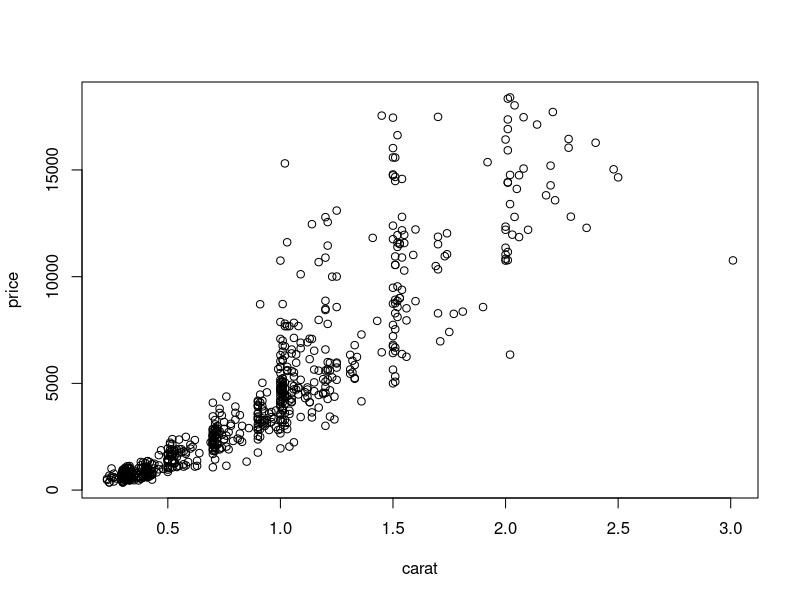
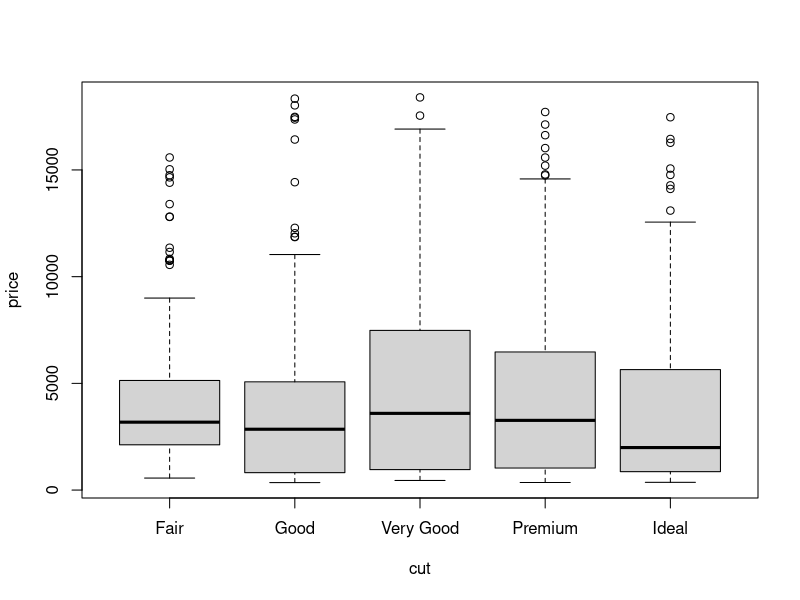
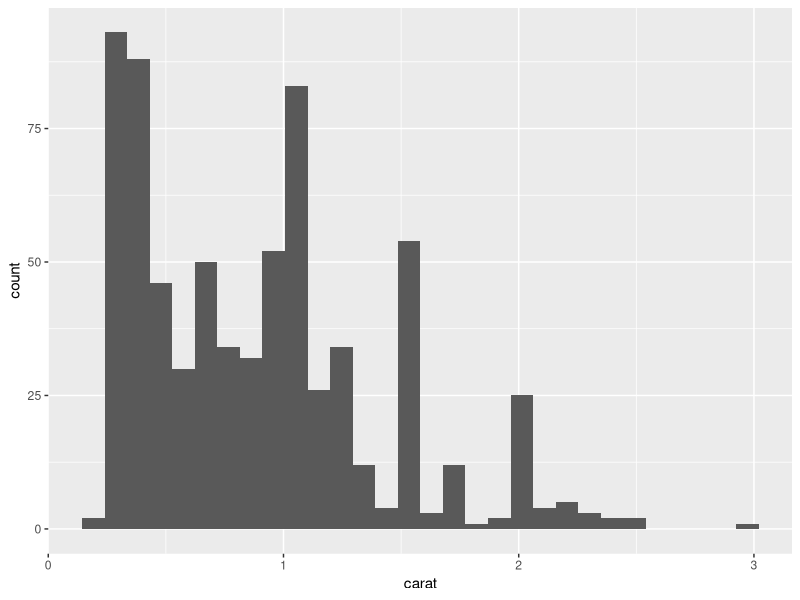
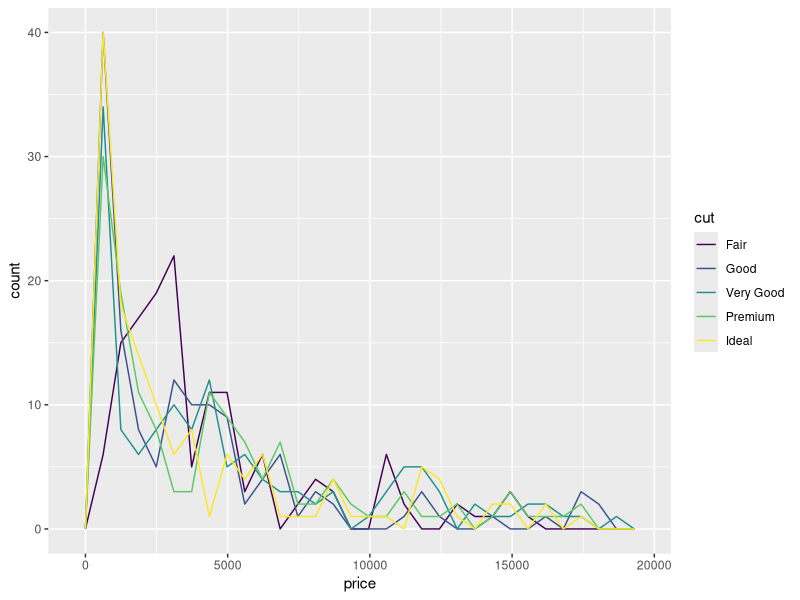
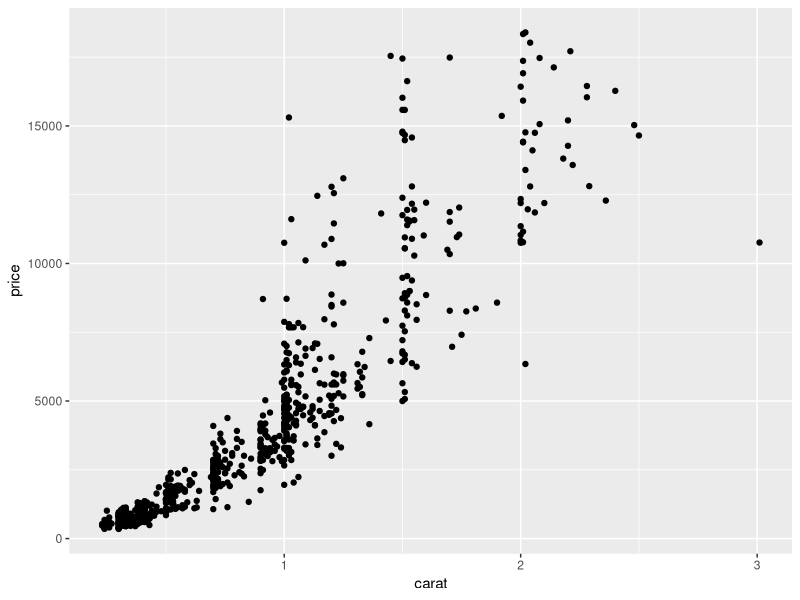
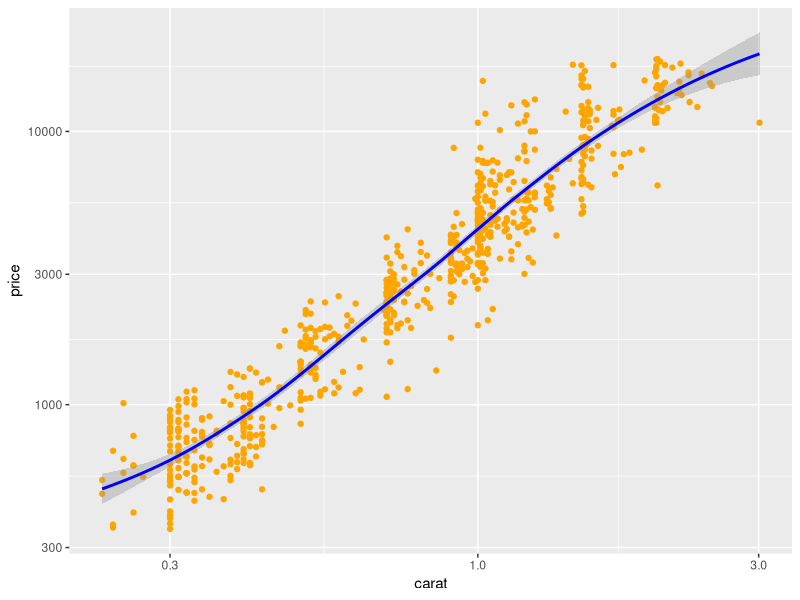
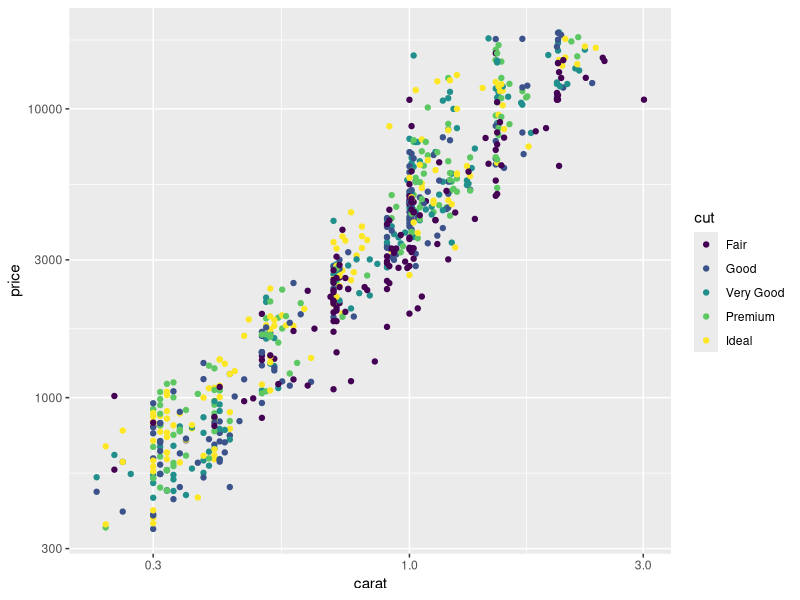
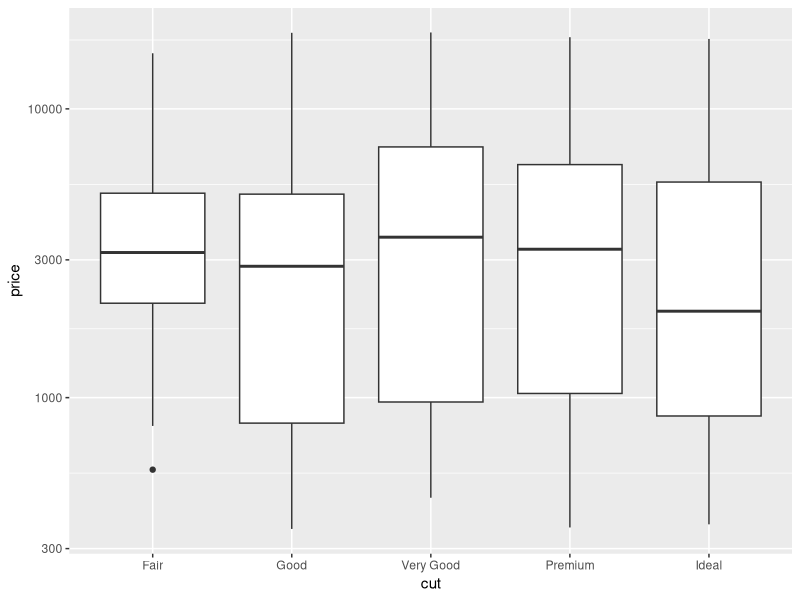

Generate these figures, in order, with R:
#install.packages("ggplot2")
library("ggplot2")


# used for reproducibility
set.seed(1289)
data(diamonds, package = "ggplot2")

# randomly sample 20 observations per group defined by color & cut
diam <- diamonds |> dplyr::slice_sample(n=20, by=c(color, cut))

# 1 Base graphics
# left: scatter plot price (y-axis) versus carat (x-axis)
plot(price ~ carat, data = diam)
# right: boxplot price (y-axis) versus cut (x-axis)
boxplot(price ~ cut, data = diam)

# plots with ggplot2

# Scatter plots

# simple histogram for carat 
ggplot(data = diam, mapping = aes(x = carat)) + geom_histogram()
# price distributions between cut and classes
ggplot(data = diam, mapping = aes(x = price, color = cut)) + geom_freqpoly()
# scatter plot y - price | x - weight (carat)
ggplot(data = diam, mapping = aes(x = carat, y = price)) + geom_point()
# Plot price (y-axis) versus weight (x-axis), log-transformed x- & y-axis, fix point color, add a trend line
ggplot(data = diam, mapping = aes(x = carat, y = price)) + 
  geom_point(col = 'orange') + 
  scale_y_continuous(trans='log10') +
  scale_x_continuous(trans='log10') +
  geom_smooth(color = "blue")

# Plot price (y-axis) versus weight (x-axis), color according to cut, log-transformed x- & y-axis
ggplot(data=diam, mapping=aes(x=carat, y=price, color=cut)) +
  geom_point() +
  scale_y_continuous(trans='log10') +
  scale_x_continuous(trans='log10')

# Box plots

#Plot price distribution per cut-group, log-transformed y-axis
ggplot(data = diam, aes(y=price, x=cut)) +
  geom_boxplot() + 
  scale_y_continuous(trans='log10')
  
# Plot price distribution as violin plot per cut-group for all diamonds in diam with weight less than 1.75 carat on log-scale. Separate plots as per diamond color
diam |> 
  dplyr::filter(carat < 1.75)